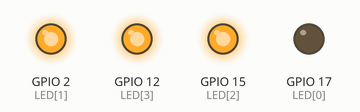
Simulated run of this sketch. Board: ESP32. Parts: output pins drawn as LEDs (lit = HIGH).

Above: at 0.15 s.
At 24.21 s:
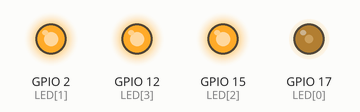
Timing chart, 0 to 24.1 s (numbered marks = the images above):
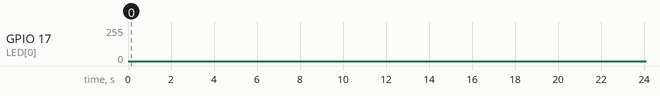

The sketch:

esp32_analog.ino
```cpp
#include <analogWrite.h>

int LED[]= {17 ,2 ,15 ,12};

void setup() {
  pinMode(LED[0], OUTPUT);
  pinMode(LED[1], OUTPUT);
  pinMode(LED[2], OUTPUT);
  pinMode(LED[3], OUTPUT);
  digitalWrite(LED[0] , HIGH);
  digitalWrite(LED[1] , HIGH);
  digitalWrite(LED[2] , HIGH);
  digitalWrite(LED[3] , HIGH);

}

void loop() {
  for(int x = 255 ; x >= 0 ; x--){
    analogWrite(LED[0] , x);
    delay(3);
  }
  for(int x = 0 ; x <= 255 ; x++){
    analogWrite(LED[0] , x);
    delay(3);
  }


}
```
